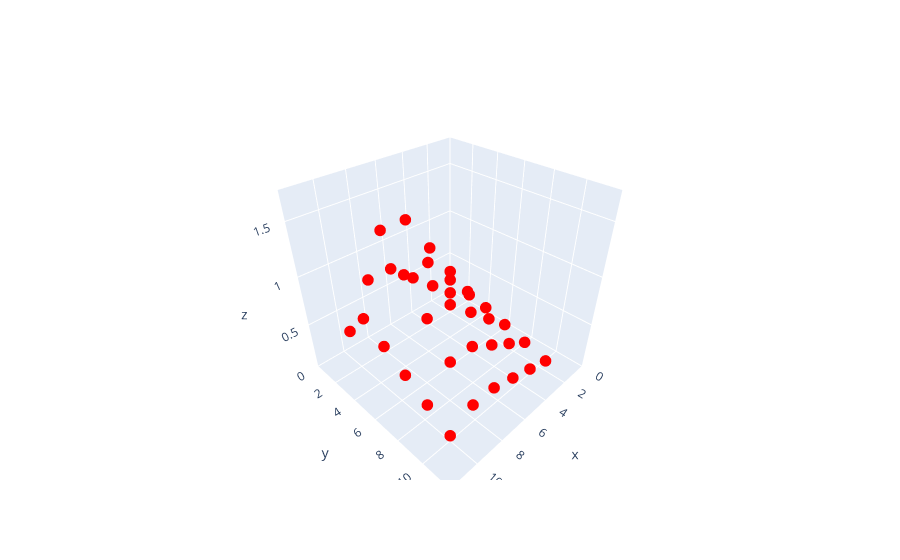

Source (notebook cell):
### Markdown cell above
## display with plotly

### Code cell
import plotly.graph_objects as go

# Create figure
fig = go.Figure(data=
    [go.Scatter3d(x=xs.flatten(), y=ys.flatten(), z=zs.flatten(), mode="markers", marker=dict(color="red", size=4))]
)

fig.update_layout(
    scene=dict(
        xaxis=dict(            range=[0, w],        ),
        yaxis=dict(            range=[0, h],        ),
        zaxis=dict(            range=[0, p[2]],        ),
    )
)

fig.show()

### Figure 1 — Plotly figure (JSON) as saved in the notebook; plotly's stock layout.template omitted (floating-point values rounded to 4 significant figures)
{"data": [{"marker": {"color": "red", "size": 4}, "mode": "markers", "type": "scatter3d", "x": [1.714, 3.429, 5.143, 6.857, 8.571, 10.29, 1.714, 3.429, 5.143, 6.857, 8.571, 10.29, 1.714, 3.429, 5.143, 6.857, 8.571, 10.29, 1.714, 3.429, 5.143, 6.857, 8.571, 10.29, 1.714, 3.429, 5.143, 6.857, 8.571, 10.29, 1.714, 3.429, 5.143, 6.857, 8.571, 10.29], "y": [1.714, 1.714, 1.714, 1.714, 1.714, 1.714, 3.429, 3.429, 3.429, 3.429, 3.429, 3.429, 5.143, 5.143, 5.143, 5.143, 5.143, 5.143, 6.857, 6.857, 6.857, 6.857, 6.857, 6.857, 8.571, 8.571, 8.571, 8.571, 8.571, 8.571, 10.29, 10.29, 10.29, 10.29, 10.29, 10.29], "z": [0.2143, 0.4286, 0.6429, 0.8571, 0.8571, 0.4286, 0.3571, 0.7143, 1.071, 1.429, 1.429, 0.7143, 0.2857, 0.5714, 0.8571, 1.143, 1.143, 0.5714, 0.2143, 0.4286, 0.6429, 0.8571, 0.8571, 0.4286, 0.1429, 0.2857, 0.4286, 0.5714, 0.5714, 0.2857, 0.07143, 0.1429, 0.2143, 0.2857, 0.2857, 0.1429]}], "layout": {"scene": {"xaxis": {"range": [0, 12]}, "yaxis": {"range": [0, 12]}, "zaxis": {"range": [0, 1.75]}}}}
